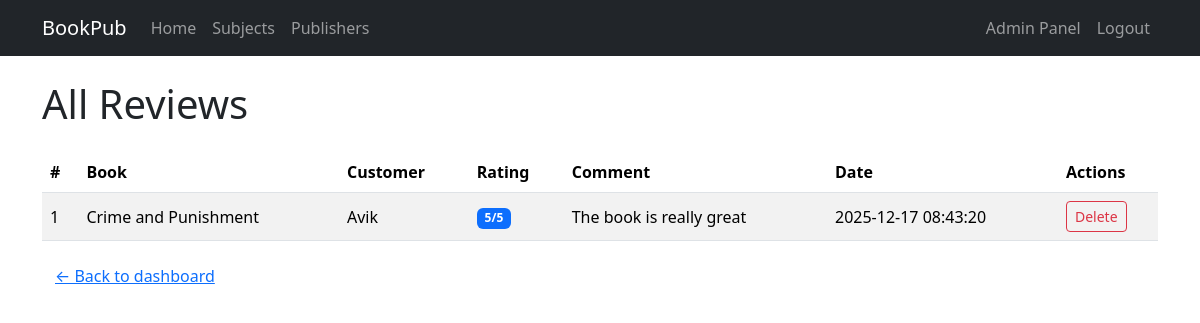
Screenshot of /book_publication/admin/reviews.php (signed in) with the database file from the repository.
### tables this page shows
CREATE TABLE `reviews` (
  `id` int(11) NOT NULL,
  `book_id` int(11) NOT NULL,
  `customer_id` int(11) NOT NULL,
  `rating` int(11) DEFAULT NULL CHECK (`rating` >= 1 and `rating` <= 5),
  `comment` text DEFAULT NULL,
  `created_at` timestamp NOT NULL DEFAULT current_timestamp()
);

CREATE TABLE `books` (
  `id` int(11) NOT NULL,
  `title` varchar(200) NOT NULL,
  `isbn` varchar(20) DEFAULT NULL,
  `author` varchar(100) NOT NULL,
  `subject_id` int(11) DEFAULT NULL,
  `description` text DEFAULT NULL,
  `cover_image` varchar(255) DEFAULT NULL,
  `pdf_file` varchar(255) DEFAULT NULL,
  `publisher_id` int(11) NOT NULL,
  `status` enum('pending','approved','rejected') DEFAULT 'pending',
  `views` int(11) DEFAULT 0,
  `created_at` timestamp NOT NULL DEFAULT current_timestamp()
);

CREATE TABLE `users` (
  `id` int(11) NOT NULL,
  `name` varchar(100) NOT NULL,
  `email` varchar(100) NOT NULL,
  `password` varchar(255) NOT NULL,
  `role` enum('admin','publisher','customer') NOT NULL,
  `status` enum('active','blocked') DEFAULT 'active',
  `created_at` timestamp NOT NULL DEFAULT current_timestamp()
);

### book_publication/admin/reviews.php (the view, shortened to what this page needs)
<?php
require __DIR__ . '/../config/db.php';
$sql = "SELECT r.id, r.rating, r.comment, r.created_at,
               b.title AS book_title,
               u.name AS customer_name
        FROM reviews r
        JOIN books b ON r.book_id = b.id
        JOIN users u ON r.customer_id = u.id
        ORDER BY r.created_at DESC";
$reviews = mysqli_query($conn, $sql);
require __DIR__ . '/../includes/header.php';
?>
<h1 class="mb-4">All Reviews</h1>
<table class="table table-striped table-hover align-middle">
    <thead>
        <tr>
            <th>#</th>
            <th>Book</th>
            <th>Customer</th>
            <th>Rating</th>
            <th>Comment</th>
            <th>Date</th>
            <th style="width: 100px;">Actions</th>
        </tr>
    </thead>
    <tbody>
    <?php if (mysqli_num_rows($reviews) === 0): ?>
        <tr><td colspan="7">No reviews yet.</td></tr>
    <?php else: ?>
        <?php while ($r = mysqli_fetch_assoc($reviews)): ?>
            <tr>
                <td><?php echo $r['id']; ?></td>
                <td><?php echo htmlspecialchars($r['book_title']); ?></td>
                <td><?php echo htmlspecialchars($r['customer_name']); ?></td>
                <td><span class="badge bg-primary"><?php echo (int)$r['rating']; ?>/5</span></td>
                <td><?php echo nl2br(htmlspecialchars($r['comment'])); ?></td>
                <td><?php echo htmlspecialchars($r['created_at']); ?></td>
                <td>
                    <a href="reviews.php?delete=<?php echo $r['id']; ?>"
                       class="btn btn-sm btn-outline-danger"
                       onclick="return confirm('Delete this review?');">Delete</a>
                </td>
            </tr>
        <?php endwhile; ?>
    <?php endif; ?>
    </tbody>
</table>
<a href="index.php" class="btn btn-link">← Back to dashboard</a>
<?php require __DIR__ . '/../includes/footer.php'; ?>

### rows the page displays
reviews: id "1", book.title "Crime and Punishment", customer.name "Avik", rating "5", comment "The book is really great", created_at "2025-12-17 08:43:20"
